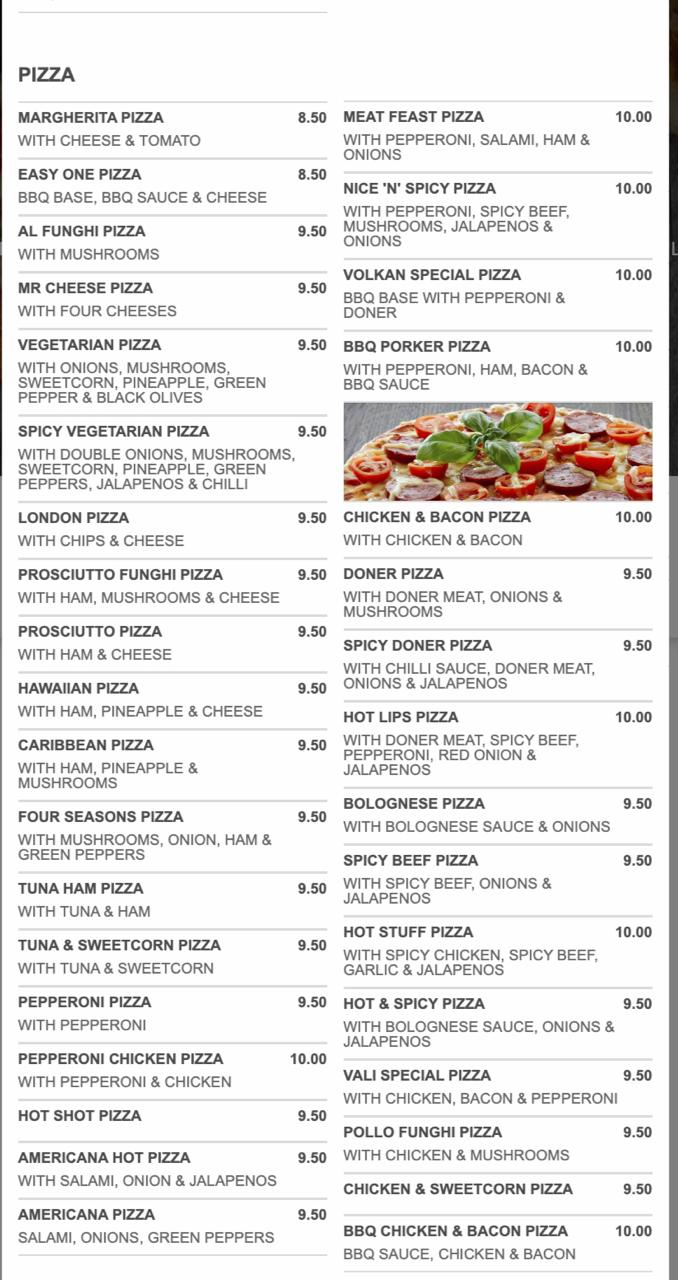
#> input picture data/shops/acomb-pizza-kebab/_reference-src/WhatsApp Image 2026-08-09 at 16.20.24.jpeg, 678 x 1280 px
$ python compare.py '../../data/shops/acomb-pizza-kebab/_reference-src/WhatsApp Image 2026-08-09 at 16.20.24.jpeg' '../../data/shops/acomb-pizza-kebab/_reference-src/WhatsApp Image 2026-08-09 at 16.20.56.jpeg' '../../data/shops/acomb-pizza-kebab/_reference-src/WhatsApp Image 2026-08-09 at 16.20.56.jpeg'
#> lines starting #> are read from the running program, lines starting #| are printed output that depends on the picture; after the words box and inside, x2 and y2 are one past the last pixel; in counts of white or black regions, pixels touching at a corner belong together
#!/usr/bin/env python3
"""Measure a render against the reference visual, and build the side-by-side.

    python3 tools/design-loop/compare.py <reference.png> <render.png> <outdir>

Two outputs:
  <outdir>/side-by-side.png   reference left, render right, matched width
  stdout                      JSON of objective numbers

Why numbers at all, when agents can look at the pictures? Because "the yellow is
a bit off" and "the hero is too tall" are the two things a language model says
about every design, whether or not they are true, and neither survives being
asked "by how much". These measures are gain-and-crop tolerant and answer that:

  palette      the reference's dominant colours, and the nearest colour the
               render actually uses. A brand colour that is simply absent shows
               up as a large distance, not as an opinion.
  bands        horizontal section boundaries (strong row-to-row luminance
               steps) as a FRACTION of total height, for each image. Comparing
               fractions rather than pixels means a taller render is not
               reported as "every section is wrong".
  height_ratio render height / reference height at matched width. ~1.0 means the
               page has the proportions the design implies.

None of this is a pass/fail gate — a design visual is not a pixel target, and
treating it as one produces a page that matches the picture and breaks on a real
phone. It is here so the critics argue about measured differences instead of
remembered ones.
"""
import json
import pathlib
import sys

import cv2
import numpy as np
from PIL import Image

if len(sys.argv) != 4:
    sys.exit(__doc__)
ref_p, ren_p, out_d = pathlib.Path(sys.argv[1]), pathlib.Path(sys.argv[2]), pathlib.Path(sys.argv[3])
for p in (ref_p, ren_p):
    if not p.exists():
        sys.exit(f'compare: missing {p}')
out_d.mkdir(parents=True, exist_ok=True)

W = 1000  # common width everything is measured at


def load(p):
    im = Image.open(p).convert('RGB')
    h = max(1, round(im.height * W / im.width))
    return np.array(im.resize((W, h), Image.LANCZOS))


ref, ren = load(ref_p), load(ren_p)
#> in load, im is the input picture: PIL image 678x1280 RGB; mean R, G, B 232.7, 231.4, 230.4
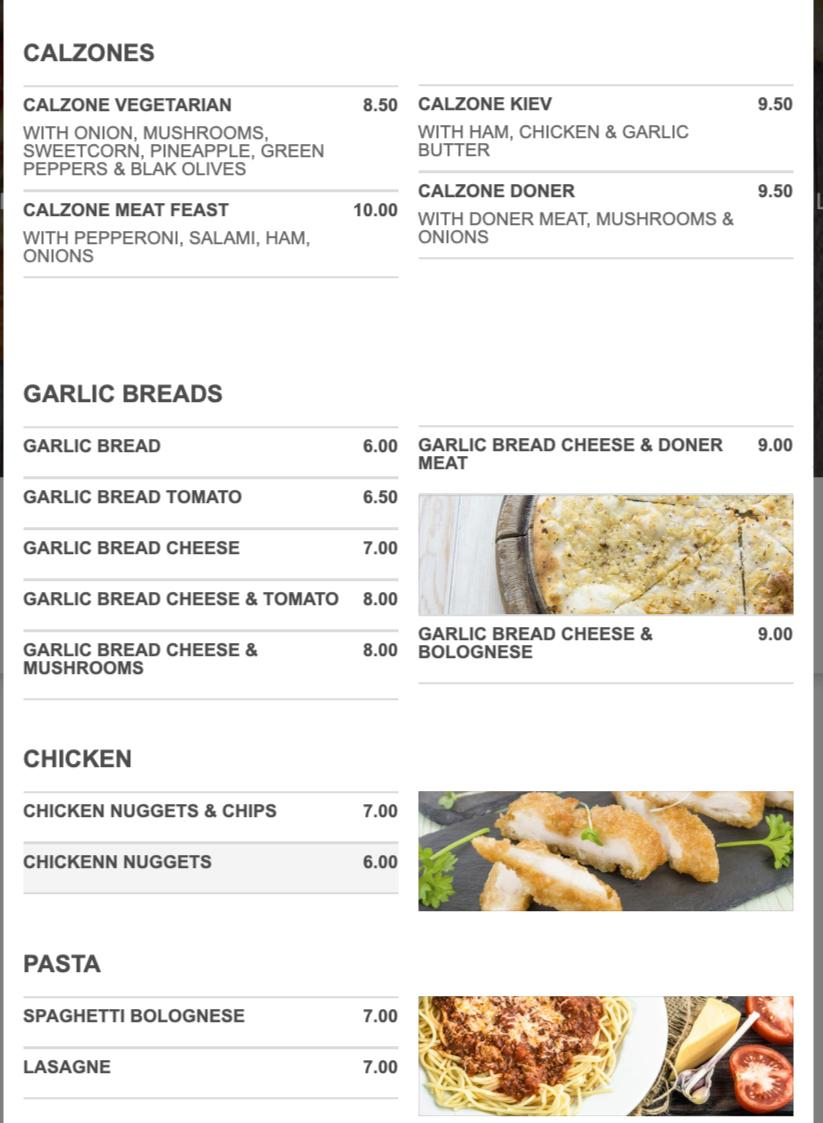
#> input picture data/shops/acomb-pizza-kebab/_reference-src/WhatsApp Image 2026-08-09 at 16.20.56.jpeg, 823 x 1123 px
#> in load, im is the input picture: PIL image 823x1123 RGB; mean R, G, B 234.1, 230.6, 225.3
#> in load (call 2), `return np.array(im.resize((W, h), Image.LANCZOS))`:
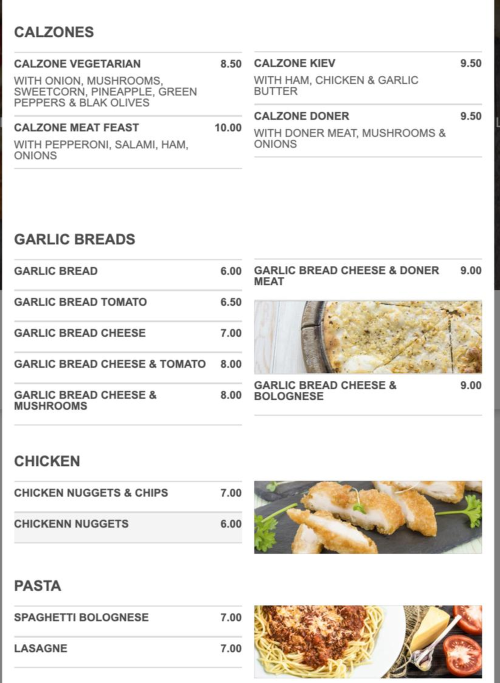
#> returned value: shape (1365, 1000, 3) (shown at 1/2 size); mean of channels 0, 1, 2 234, 230.5, 225.2; drawn as R, G, B


def palette(a, k=6):
    """Dominant colours by k-means. Ignores near-white/near-black, which are
    every page's background and text and so tell you nothing about a brand."""
    px = a.reshape(-1, 3).astype(np.float32)
    lum = px.mean(axis=1)
    px = px[(lum > 28) & (lum < 240)]
    if len(px) < k:
        return []
    px = px[np.random.default_rng(0).choice(len(px), min(60000, len(px)), replace=False)]
    crit = (cv2.TERM_CRITERIA_EPS + cv2.TERM_CRITERIA_MAX_ITER, 20, 1.0)
    _, lab, cen = cv2.kmeans(px, k, None, crit, 4, cv2.KMEANS_PP_CENTERS)
    share = np.bincount(lab.ravel(), minlength=k) / len(lab)
    order = np.argsort(-share)
    return [{'rgb': [int(v) for v in cen[i]], 'hex': '#%02x%02x%02x' % tuple(int(v) for v in cen[i]),
             'share': round(float(share[i]), 3)} for i in order]


def bands(a, n=12):
    """Section boundaries: the n strongest steps in the row-mean luminance,
    as fractions of height. Kept sparse and sorted so two lists are comparable
    by eye as well as by number."""
    prof = cv2.GaussianBlur(a.mean(axis=2).mean(axis=1).astype(np.float32), (1, 9), 0).ravel()
    d = np.abs(np.diff(prof))
    if not len(d):
        return []
    idx = np.argsort(-d)[:n * 4]
    keep = []
    for i in sorted(idx):                     # suppress neighbours of the same edge
        if all(abs(i - j) > len(prof) * 0.02 for j in keep):
            keep.append(int(i))
    keep = sorted(keep, key=lambda i: -d[i])[:n]
    return sorted(round(i / len(prof), 3) for i in keep)


def nearest(c, pal):
    if not pal:
        return None
    d = [(sum((a - b) ** 2 for a, b in zip(c['rgb'], q['rgb'])) ** 0.5, q) for q in pal]
    dist, q = min(d, key=lambda t: t[0])
    return {'hex': q['hex'], 'distance': round(float(dist), 1)}


ref_pal, ren_pal = palette(ref), palette(ren)
#> in palette, `_, lab, cen = cv2.kmeans(px, k, None, crit, 4, cv2.KMEANS_PP_CENTERS)`: cen = [[124.1, 121.5, 117.4], [194.6, 190.6, 187.3], [147.7, 44.29, 23.96], [161.1, 154.4, 149.3], [75.66, 76.37, 68.39], [224.2, 223.9, 223.5]]
#> in palette, `share = np.bincount(lab.ravel(), minlength=k) / len(lab)`: share = [0.224, 0.14, 0.0345, 0.172, 0.113, 0.317]
#> in palette, `order = np.argsort(-share)`: order = [5, 0, 3, 1, 4, 2]
report = {
    'reference': {'file': str(ref_p), 'size': [int(ref_p.stat().st_size)], 'height_at_1000w': ref.shape[0]},
    'render': {'file': str(ren_p), 'height_at_1000w': ren.shape[0]},
    'height_ratio': round(ren.shape[0] / ref.shape[0], 3),
    'palette': [{**c, 'nearest_in_render': nearest(c, ren_pal)} for c in ref_pal],
    'palette_render_only': [c for c in ren_pal if (nearest(c, ref_pal) or {'distance': 999})['distance'] > 60],
    'bands': {'reference': bands(ref), 'render': bands(ren)},
}
#> in nearest, `d = [(sum((a - b) ** 2 for a, b in zip(c['rgb'], q['rgb'])) ** 0.5, q)..`: d = 6 items
#> in nearest, `dist, q = min(d, key=lambda t: t[0])`: dist = 7.28; q = {'rgb': [226, 223, 216], 'hex': '#e2dfd8', 'share': 0.299}
#> in bands, `prof = cv2.GaussianBlur(a.mean(axis=2).mean(axis=1).astype(np.float32)..`: prof = 1888 values, max 252.3 at index 831, min 158.9 at index 675, mean 231.3
#> in bands, `d = np.abs(np.diff(prof))`: d = 1887 values, max 11.11 at index 838, min 4.58e-05 at index 50, mean 2
#> in bands, `idx = np.argsort(-d)[:n * 4]`: idx = 48 values, max 1807 at index 35, min 162 at index 36, mean 840.4
#> the loop in bands, `for i in sorted(idx):` made 48 passes
#> i on passes 1 to 12: 162, 163, 164, 179, 180, 181, 197, 198, 397, 500, 501, 516
#> after the loop in bands, `for i in sorted(idx):`: keep = [162, 397, 500, 591, 739, 837, 887, 993, 1246, 1469, 1552, 1744, 1807]
#> in bands, `keep = sorted(keep, key=lambda i: -d[i])[:n]`: keep = [837, 500, 993, 739, 397, 1469, 1744, 1807, 162, 887, 591, 1552]
#> the loop in bands (call 2), `for i in sorted(idx):` made 48 passes
#> i on passes 1 to 12: 117, 118, 119, 133, 134, 135, 151, 152, 167, 168, 530, 531

# Side by side at a common height so the eye compares like with like.
h = max(ref.shape[0], ren.shape[0])
#> h = 1888
canvas = np.full((h + 40, W * 2 + 30, 3), 245, np.uint8)
canvas[40:40 + ref.shape[0], 0:W] = ref
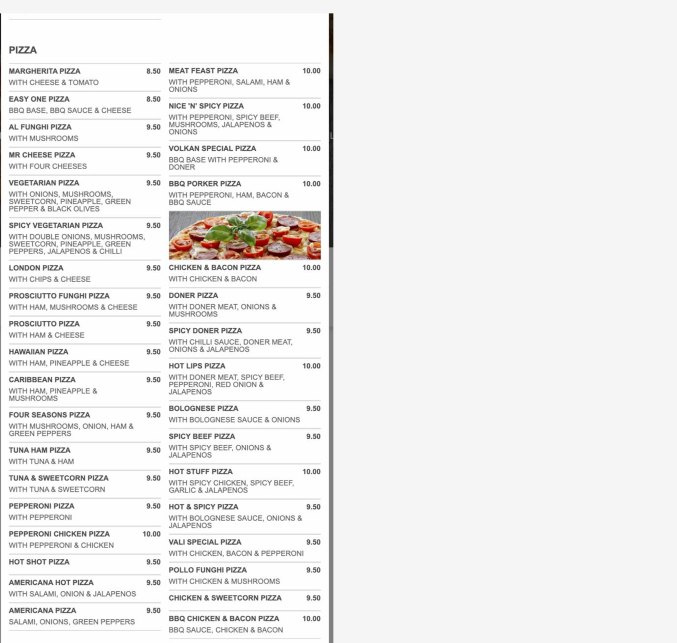
#> canvas: shape (1928, 2030, 3) (shown at 1/3 size); mean of channels 0, 1, 2 239, 238.3, 237.9; drawn as R, G, B
canvas[40:40 + ren.shape[0], W + 30:W * 2 + 30] = ren
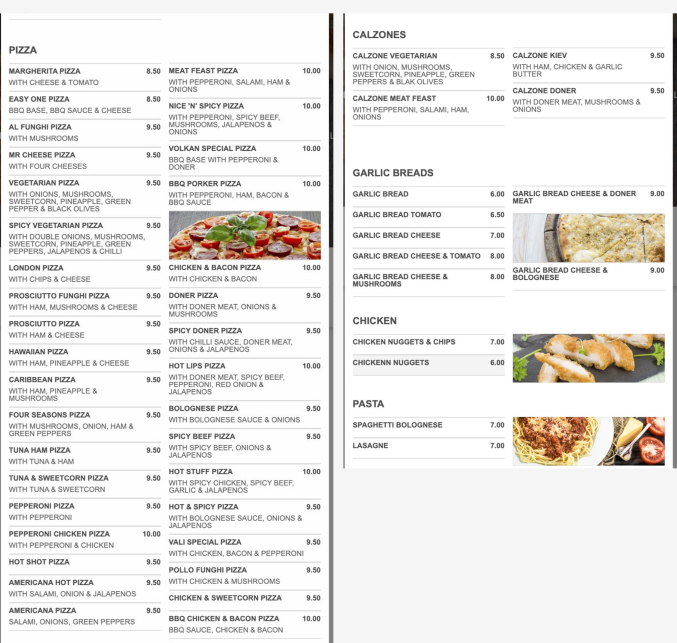
#> canvas: shape (1928, 2030, 3) (shown at 1/3 size); mean of channels 0, 1, 2 235.2, 233.3, 231; drawn as R, G, B
for x, label in ((10, 'REFERENCE'), (W + 40, 'CURRENT BUILD')):
    cv2.putText(canvas, label, (x, 28), cv2.FONT_HERSHEY_SIMPLEX, 0.8, (20, 20, 20), 2, cv2.LINE_AA)
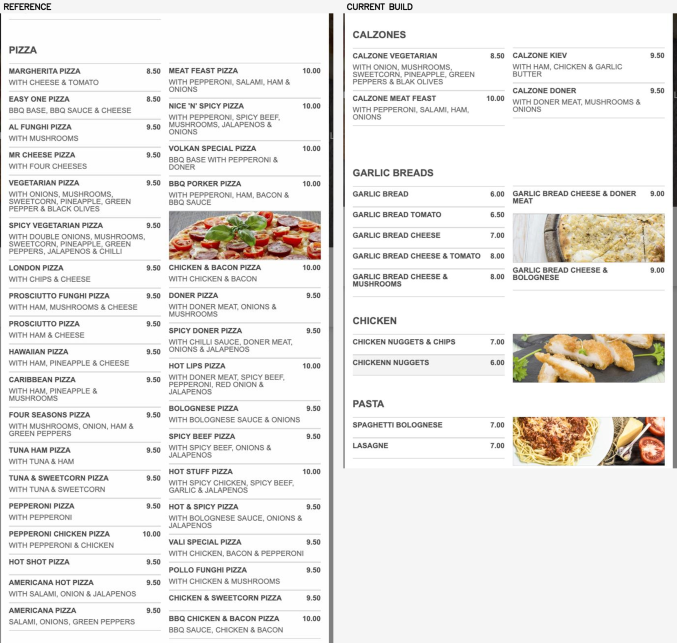
#> canvas: shape (1928, 2030, 3) (shown at 1/3 size); 0.12% of pixels changed, all inside (x1, y1, x2, y2) = (11, 9, 1239, 31); drawn as R, G, B

# JPEG, not PNG, and both panels also written on their own. A full-page
# screenshot at 2x is 6MB; five critics each reading that per round is a lot of
# nothing, because none of the judgements here turn on the second pixel. The
# 2x originals stay on disk for anyone who needs to zoom.
side = out_d / 'side-by-side.jpg'
Image.fromarray(canvas).save(side, quality=88, optimize=True)
Image.fromarray(ref).save(out_d / 'reference-1000.jpg', quality=88, optimize=True)
Image.fromarray(ren).save(out_d / 'render-1000.jpg', quality=88, optimize=True)
report['side_by_side'] = str(side)
report['review_images'] = [str(out_d / 'reference-1000.jpg'), str(out_d / 'render-1000.jpg')]

print(json.dumps(report, indent=1))
#> (printed output is left out)
